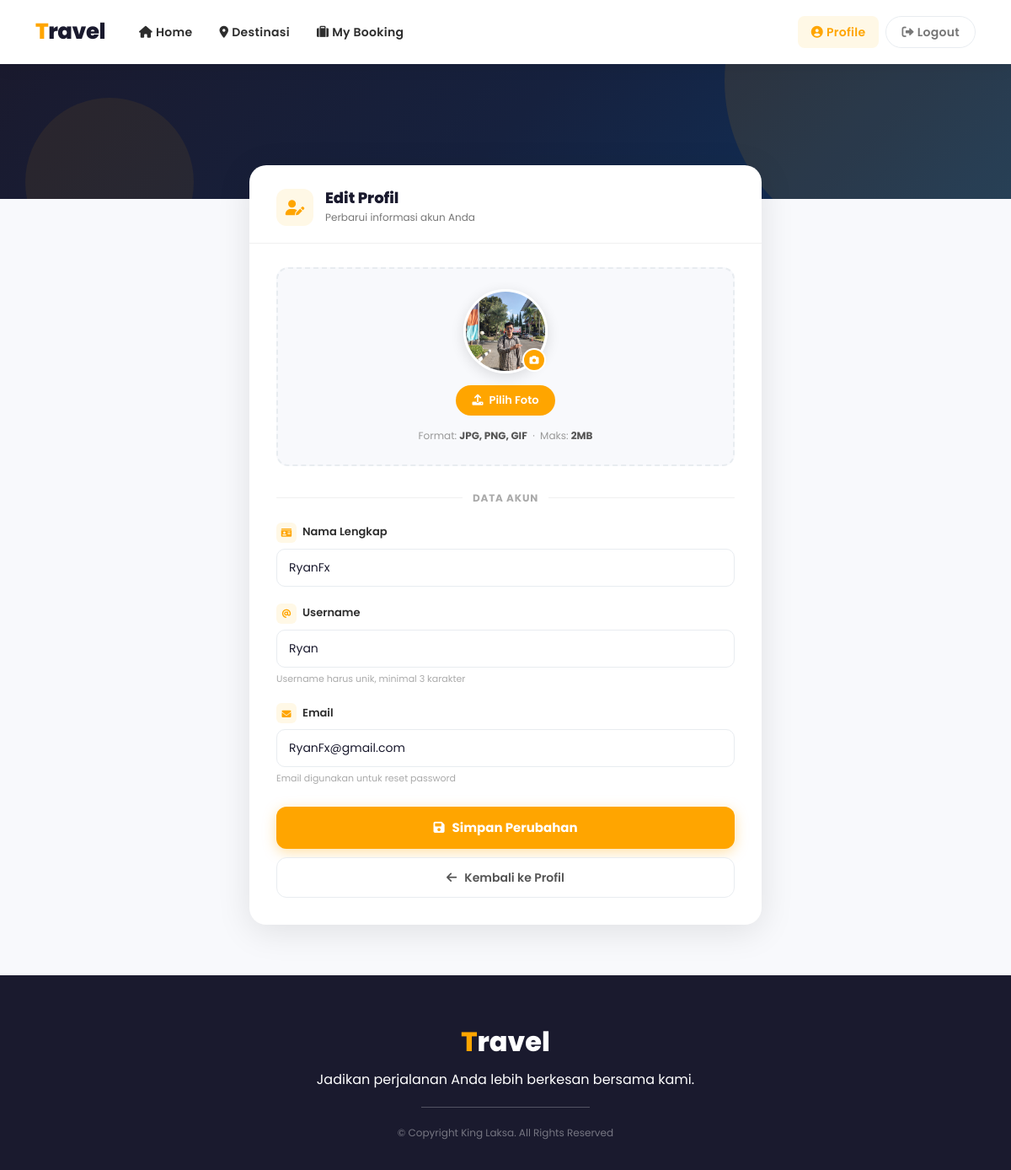
Page /edit_profile.php (signed in) on the committed database.
### tables this page shows
CREATE TABLE `akun` (
  `id_akun` int(11) NOT NULL AUTO_INCREMENT,
  `nama_lengkap` varchar(50) NOT NULL,
  `username` varchar(50) NOT NULL,
  `password` varchar(255) NOT NULL,
  `email` varchar(100) DEFAULT NULL,
  `foto_profil` varchar(255) DEFAULT NULL,
  `background_profil` varchar(255) DEFAULT NULL,
  `reset_otp` varchar(6) DEFAULT NULL,
  `reset_otp_expire` datetime DEFAULT NULL,
  `reset_otp_attempts` int(11) DEFAULT 0,
  `reset_otp_last_attempt` datetime DEFAULT NULL,
  `created_at` timestamp NOT NULL DEFAULT current_timestamp(),
  PRIMARY KEY (`id_akun`)
);

### edit_profile.php (the view, shortened to what this page needs)
<?php
include 'koneksi.php';
$user_id = $_SESSION['id'];
$stmt = $conn->prepare("SELECT id_akun, username, nama_lengkap, email, foto_profil FROM akun WHERE id_akun = ?");
$stmt->bind_param("i", $user_id);
$stmt->execute();
$result = $stmt->get_result();
$user = $result->fetch_assoc();
?>
<!DOCTYPE html>
<html lang="id">
<head>
    <link href="https://cdn.jsdelivr.net/npm/bootstrap@5.0.2/dist/css/bootstrap.min.css" rel="stylesheet">
    <link rel="stylesheet" href="https://cdnjs.cloudflare.com/ajax/libs/font-awesome/6.0.0/css/all.min.css">
    <link rel="stylesheet" href="style.css">
</head>
<body>
    <nav class="navbar navbar-expand-lg" id="navbar">
        <div class="container">
            <a class="navbar-brand" href="index.php" id="logo"><span>T</span>ravel</a>
            <div class="collapse navbar-collapse" id="nb">
                <ul class="navbar-nav me-auto">
                    <li class="nav-item"><a class="nav-link" href="index.php"><i class="fas fa-home me-1"></i>Home</a></li>
                    <li class="nav-item"><a class="nav-link" href="daftarDestinasi.php"><i class="fas fa-map-marker-alt me-1"></i>Destinasi</a></li>
                    <li class="nav-item"><a class="nav-link" href="listBooking.php"><i class="fas fa-suitcase me-1"></i>My Booking</a></li>
                </ul>
                <ul class="navbar-nav ms-auto align-items-center gap-2">
                    <li class="nav-item"><a class="nav-link active" href="profile.php"><i class="fas fa-user-circle me-1"></i>Profile</a></li>
                    <li class="nav-item"><a class="nav-link btn-nav-logout" href="proses.php?logout=true"><i class="fas fa-sign-out-alt me-1"></i>Logout</a></li>
                </ul>
            </div>
        </div>
    </nav>
    <div class="edit-cover"></div>
    <div class="edit-wrap">
        <div class="edit-card">
            <div class="edit-card-header">
                <div class="header-icon"><i class="fas fa-user-edit"></i></div>
                <div>
                    <h4>Edit Profil</h4>
                    <p>Perbarui informasi akun Anda</p>
                </div>
            </div>
            <div class="edit-card-body">
                <form action="proses_profile.php" method="POST" enctype="multipart/form-data" id="editProfileForm">
                    <div class="avatar-upload-area" id="uploadArea">
                        <div class="avatar-preview-wrap">
                            <?php if (!empty($user['foto_profil']) && file_exists($user['foto_profil'])): ?>
                                <img src="<?= htmlspecialchars($user['foto_profil']) ?>"
                                     alt="Preview" class="avatar-preview" id="profilePreview">
                            <?php endif; ?>
                            <label for="foto_profil" class="avatar-cam-btn" title="Ganti foto">
                                <i class="fas fa-camera"></i>
                            </label>
                        </div>
                        <label for="foto_profil" class="btn-upload-photo">
                            <i class="fas fa-upload"></i> Pilih Foto
                        </label>
                        <div class="upload-hint">
                            Format: <strong>JPG, PNG, GIF</strong> &nbsp;·&nbsp; Maks: <strong>2MB</strong>
                        </div>
                    </div>
                    <div class="section-divider">Data Akun</div>
                    <div class="field-group">
                        <label for="nama">
                            <i class="fas fa-id-card"></i> Nama Lengkap
                        </label>
                        <input type="text" class="form-control" id="nama" name="nama"
                               value="<?= htmlspecialchars($user['nama_lengkap']) ?>" required>
                    </div>
                    <div class="field-group">
                        <label for="username">
                            <i class="fas fa-at"></i> Username
                        </label>
                        <input type="text" class="form-control" id="username" name="username"
                               value="<?= htmlspecialchars($user['username']) ?>" required>
                        <div class="hint">Username harus unik, minimal 3 karakter</div>
                    </div>
                    <div class="field-group">
                        <label for="email">
                            <i class="fas fa-envelope"></i> Email
                        </label>
                        <input type="email" class="form-control" id="email" name="email"
                               value="<?= htmlspecialchars($user['email']) ?>" required>
                        <div class="hint">Email digunakan untuk reset password</div>
                    </div>
                    <div class="mt-4">
                        <button type="submit" class="btn-save">
                            <i class="fas fa-save"></i> Simpan Perubahan
                        </button>
                        <a href="profile.php" class="btn-cancel">
                            <i class="fas fa-arrow-left"></i> Kembali ke Profil
                        </a>
                    </div>
                </form>
            </div>
        </div>
    </div>
    <footer id="footer">
        <div class="container">
            <h1><span>T</span>ravel</h1>
            <p>Jadikan perjalanan Anda lebih berkesan bersama kami.</p>
            <hr class="footer-divider">
            <div class="copyright"><p>&copy; Copyright King Laksa. All Rights Reserved</p></div>
        </div>
    </footer>
</body>
</html>

### style.css (style rules this page uses)
* { margin: 0; padding: 0; box-sizing: border-box; text-decoration: none; list-style: none; scroll-behavior: smooth; }
:root { --primary: #ffa500; --primary-dark: #e09400; --primary-light: #fff8e6; --secondary: #1a1a2e; --accent: #ffd700; --text: #2d2d2d; --text-muted: #777; --bg: #ffffff; --bg-soft: #f8f9fc; --border: #e8ecf0; --shadow: 0 4px 20px rgba(0,0,0,0.08); --shadow-hover: 0 12px 40px rgba(255,165,0,0.2); --radius: 14px; --radius-sm: 8px; }
body { font-family: 'Poppins', sans-serif; color: var(--text); background: var(--bg); line-height: 1.6; }
#navbar { background: rgba(255,255,255,0.97); backdrop-filter: blur(12px); box-shadow: 0 2px 20px rgba(0,0,0,0.08); padding: 12px 0; position: sticky; top: 0; z-index: 1000; }
#logo { font-size: 26px; font-weight: 800; color: var(--secondary); letter-spacing: -0.5px; }
#logo span { color: var(--primary); }
.navbar-nav { margin-left: 8px; }
.nav-item .nav-link { font-size: 14px; font-weight: 600; color: var(--text); letter-spacing: 0.3px; padding: 8px 16px !important; border-radius: var(--radius-sm); transition: all 0.3s ease; position: relative; }
.nav-item .nav-link:hover, .nav-item .nav-link.active { color: var(--primary); background: var(--primary-light); }
.nav-item .nav-link.btn-nav-logout { color: var(--text-muted) !important; border: 1.5px solid var(--border); padding: 7px 18px !important; border-radius: 25px; }
#footer { background: var(--secondary); color: white; padding: 60px 0 30px; text-align: center; margin-top: 0; }
#footer h1 { font-size: 32px; font-weight: 800; margin-bottom: 12px; }
#footer h1 span { color: var(--primary); }
.credit p, .copyright p { color: rgba(255,255,255,0.4); font-size: 12px; margin: 4px 0; }
.footer-divider { border-color: rgba(255,255,255,0.1); margin: 20px auto; max-width: 200px; }

### rows in the picture
akun: foto_profil (picture), nama "RyanFx", username "Ryan", email "RyanFx@gmail.com"
